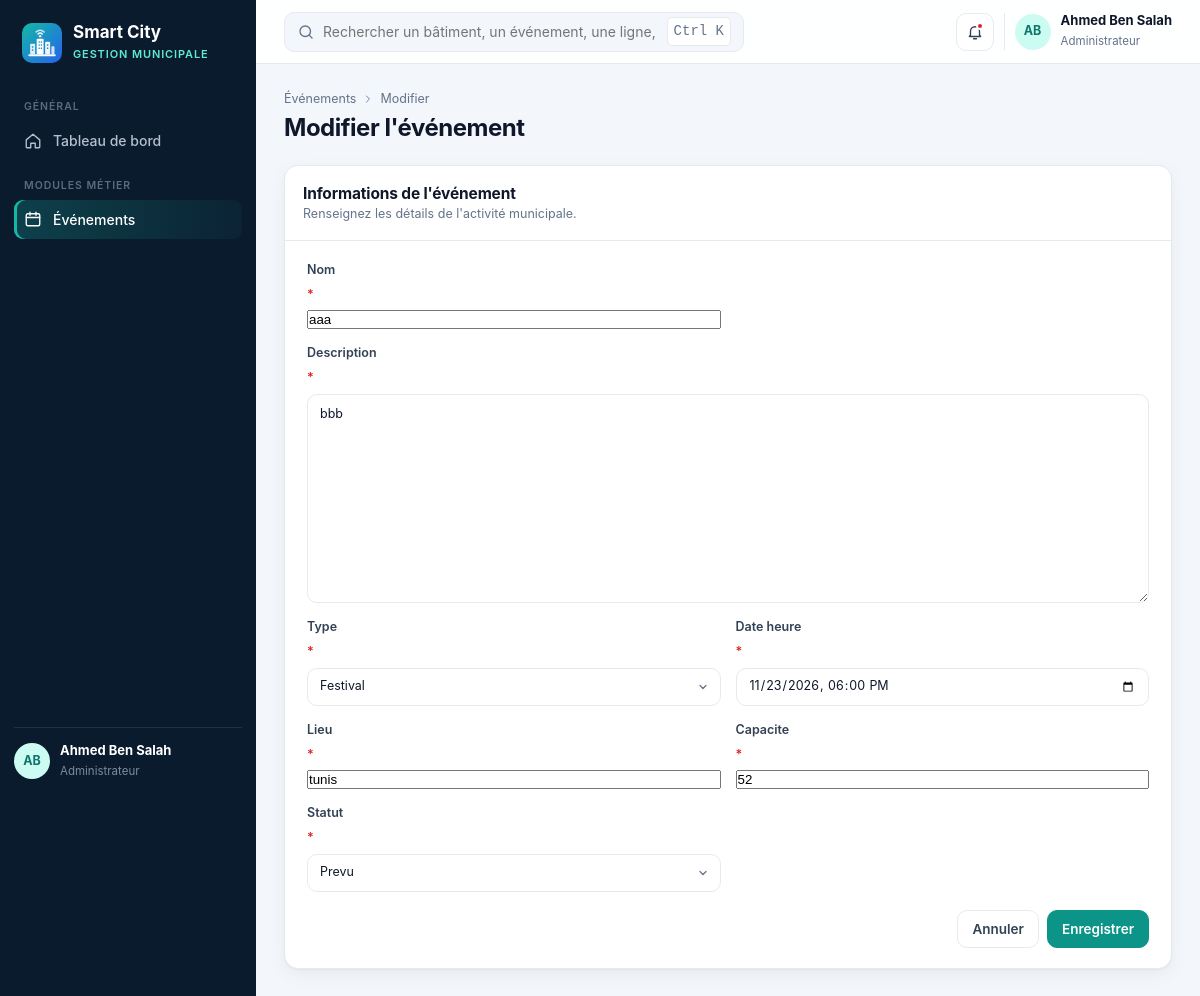
The app's page /evenements/update/1/ with its own data.
### EvenementsApp/models.py (models this page shows)
class Evenement(models.Model):
    id_evenement = models.IntegerField(primary_key=True)
    nom = models.CharField(max_length=20, null=False, blank=False)
    description = models.TextField()
    type = models.CharField(max_length=20, choices=[('cul','Culturel'), ('s','Sportif'), ('conf','Conference'), ('r','Reunion'), ('f','Festival'), ('a','Autre')])
    date_heure = models.DateTimeField(null=False, blank=False)
    lieu = models.CharField(max_length=20, null=False, blank=False)
    capacite = models.PositiveIntegerField(null=False, blank=False)
    statut = models.CharField(max_length=20, choices=[('p','Prevu'), ('EC','En_cours'), ('t','Termine'), ('a','Annule')])

### EvenementsApp/views.py (the view)
# urls.py: path('update/<int:pk>/', Update_Evenement.as_view(), name='update_evenement'),
class Update_Evenement(UpdateView):
     model=Evenement
     template_name='evenement/form.html'
     form_class = EvenementForm
     success_url=reverse_lazy('Evenement:liste_evenement')  #redirection vers la liste après mise à jour

### EvenementsApp/forms.py
class EvenementForm(forms.ModelForm):
    class Meta:
        model = Evenement
        fields = "__all__"
        exclude = ['id_evenement',]  # Exclure les champs de date de création et de mise à jour
        widgets = {
            'date_heure': forms.DateTimeInput(
                attrs={
                    'type': 'datetime-local',
                    'class': 'input',
                },
                format='%Y-%m-%dT%H:%M',
            ),
        }

### templates/evenement/form.html (shortened to what this page needs)
{% extends "base.html" %}
{% block content %}
<div class="page-head">
  <div><div class="crumbs"><a href="{% url 'Evenement:liste_evenement' %}">Événements</a> <svg class="i" style="width:12px;height:12px" viewBox="0 0 24 24"><path d="m9 6 6 6-6 6"/></svg> <span>{% if object %}Modifier{% else %}Créer{% endif %}</span></div><h1>{% if object %}Modifier l'événement{% else %}Ajouter un événement{% endif %}</h1></div>
</div>
<div class="card panel">
  <div class="panel-head"><div><h2>Informations de l'événement</h2><p>Renseignez les détails de l'activité municipale.</p></div></div>
  <form method="post" style="padding:20px 22px">
    <div class="form-grid">
      {% for field in form %}
      <label class="f {% if field.name == 'description' %}full{% endif %}">
        {{ field.label }} <em>*</em>
        {{ field }}
      </label>
      {% endfor %}
    </div>
    <div class="form-actions">
      <a class="btn" href="{% url 'Evenement:liste_evenement' %}">Annuler</a>
      <button class="btn primary" type="submit">Enregistrer</button>
    </div>
  </form>
</div>
{% endblock %}

### static/css/style.css (style rules this page uses)
:root { --bg:#f3f6fa; --card:#fff; --ink:#0f172a; --ink-2:#334155; --muted:#64748b; --line:#e5eaf1; --primary:#0d9488; --primary-d:#0f766e; --primary-l:#ccfbf1; --blue:#2563eb; --blue-l:#dbeafe; --green:#16a34a; --green-l:#dcfce7; --orange:#d97706; --orange-l:#fef3c7; --red:#dc2626; --red-l:#fee2e2; --violet:#7c3aed; --violet-l:#ede9fe; --gray:#64748b; --gray-l:#f1f5f9; --side:#0b1b2e; --side-2:#13293f; --radius:14px; --shadow:0 1px 2px rgba(15,23,42,.04),0 6px 18px rgba(15,23,42,.05); }
* { box-sizing:border-box;margin:0;padding:0 }
body { font-family:"Inter","Segoe UI",system-ui,-apple-system,Roboto,Arial,sans-serif;background:var(--bg);color:var(--ink);font-size:14px;line-height:1.5;-webkit-font-smoothing:antialiased }
a { color:inherit;text-decoration:none }
svg.i { width:18px;height:18px;fill:none;stroke:currentColor;stroke-width:1.8;stroke-linecap:round;stroke-linejoin:round;flex-shrink:0 }
h1,h2,h3 { letter-spacing:-.01em }
.page-head { display:flex;align-items:flex-end;justify-content:space-between;gap:16px;flex-wrap:wrap;margin-bottom:22px }
.crumbs { font-size:12.5px;color:var(--muted);margin-bottom:4px;display:flex;gap:6px;align-items:center }
.page-head h1 { font-size:24px;letter-spacing:-.02em;line-height:1.25 }
.btn { display:inline-flex;align-items:center;justify-content:center;gap:7px;height:38px;padding:0 14px;border-radius:10px;border:1px solid var(--line);background:#fff;font:inherit;font-weight:600;font-size:13.5px;color:var(--ink-2);cursor:pointer;white-space:nowrap;transition:.15s }
.btn.primary { background:var(--primary);border-color:var(--primary);color:#fff }
.card { background:var(--card);border:1px solid var(--line);border-radius:var(--radius);box-shadow:var(--shadow) }
.panel { margin-bottom:16px;overflow:hidden }
.panel-head { display:flex;align-items:center;justify-content:space-between;gap:10px;padding:16px 18px;border-bottom:1px solid var(--line) }
.panel-head h2 { font-size:15.5px;display:flex;align-items:center;gap:9px }
.panel-head p { color:var(--muted);font-size:12.5px }
select,.input,textarea { height:38px;border:1px solid var(--line);border-radius:10px;padding:0 12px;font:inherit;color:var(--ink);background:#fff;outline:0;transition:.15s }
select { padding-right:32px;appearance:none;-webkit-appearance:none;cursor:pointer;background-repeat:no-repeat;background-position:right 11px center }
textarea { height:auto;padding:10px 12px;resize:vertical;min-height:86px }
.form-grid { display:grid;grid-template-columns:1fr 1fr;gap:15px }
.form-grid .full { grid-column:1/-1 }
label.f,div.f { display:grid;align-content:start;gap:6px;font-size:12.5px;font-weight:600;color:var(--ink-2) }
label.f .input,label.f select,label.f textarea { width:100%;font-weight:400 }
label.f em { color:var(--red);font-style:normal }
.form-actions { display:flex;justify-content:flex-end;gap:8px;margin-top:18px }

### records on screen
Evenement: form "aaa" "bbb" "Festival" "11/23/2026 18:00" "tunis" "52" "Prevu"

### other values on screen
{{ field.label }} "Nom" "Description" "Type" "Date heure" "Lieu" "Capacite" "Statut"
